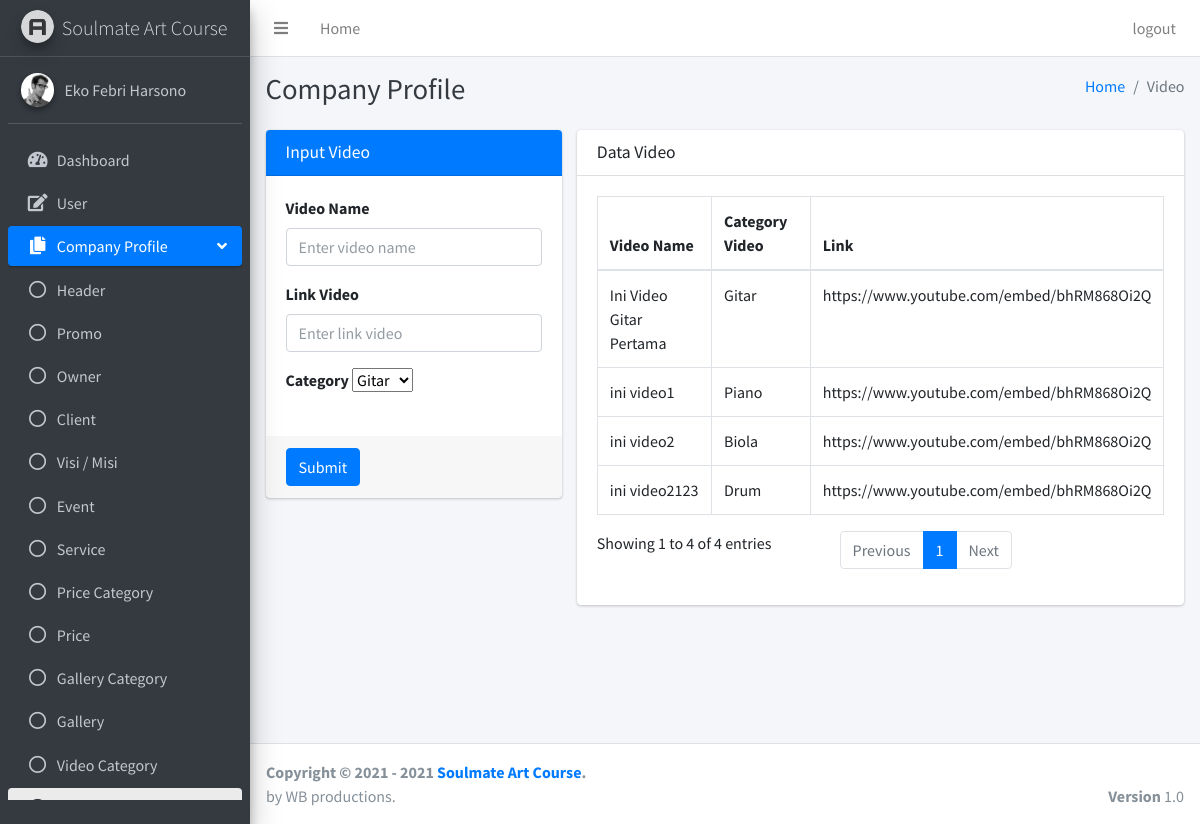
The page /pages/companyProfile/video.php (signed in) on the database its author committed.
### tables this page shows
CREATE TABLE `video` (
  `id_video` int(11) NOT NULL,
  `id_video_category` int(11) NOT NULL,
  `video_name` varchar(50) NOT NULL,
  `link` text NOT NULL
);

CREATE TABLE `video_category` (
  `id_video_category` int(11) NOT NULL,
  `category_name` varchar(50) NOT NULL
);

### pages/companyProfile/video.php (the view, shortened to what this page needs)
<?php
if ($_SESSION["id"] == null || $_SESSION["id"] == "") {
    header('Location: ../../login.php?status=4');
} else {
    $conn = OpenCon(); ?>
    <!DOCTYPE html>
    <html>
    <head>
        <link rel="stylesheet" href="../../plugins/fontawesome-free/css/all.min.css">
        <link rel="stylesheet" href="https://code.ionicframework.com/ionicons/2.0.1/css/ionicons.min.css">
        <link rel="stylesheet" href="../../plugins/sweetalert2-theme-bootstrap-4/bootstrap-4.min.css">
        <link rel="stylesheet" href="../../plugins/toastr/toastr.min.css">
        <link rel="stylesheet" href="../../dist/css/adminlte.min.css">
    </head>
    <body class="hold-transition sidebar-mini layout-fixed">
        <div class="wrapper">
            <?php include '../dashboard/navbar.php'; ?>
            <?php include '../sidebar/sidebarVideo.php'; ?>
            <div class="content-wrapper">
                <div class="content-header">
                    <div class="container-fluid">
                        <div class="row mb-2">
                            <div class="col-sm-6">
                                <h1 class="m-0 text-dark">Company Profile</h1>
                            </div>
                            <div class="col-sm-6">
                                <ol class="breadcrumb float-sm-right">
                                    <li class="breadcrumb-item"><a href="#">Home</a></li>
                                    <li class="breadcrumb-item active">Video</li>
                                </ol>
                            </div>
                        </div>
                    </div>
                </div>
                <section class="content">
                    <div class="container-fluid justify-content-center">
                        <div class="row">
                            <div class="col-md-4">
                                <div class="card card-primary">
                                    <div class="card-header">
                                        <h3 class="card-title">Input Video</h3>
                                    </div>
                                    <form role="form" enctype="multipart/form-data" method="POST" action="../../php/companyProfile/videoActions.php">
                                        <div class="card-body">
                                            <div class="form-group">
                                                <label for="exampleInputEmail1">Video Name</label>
                                                <input type="text" class="form-control" name="video_name" placeholder="Enter video name" required>
                                            </div>
                                            <div class="form-group">
                                                <label for="exampleInputEmail1">Link Video</label>
                                                <input type="text" class="form-control" name="link" placeholder="Enter link video" required>
                                            </div>
                                            <div class="form-group">
                                                <label for="exampleInputEmail1">Category</label>
                                                <select name="id_video_category" required>
                                                    <?php
                                                    $sql = "SELECT * FROM `video_category`";
                                                    $res = mysqli_query($conn, $sql);
                                                    while ($row = mysqli_fetch_array($res)) {
                                                    ?>
                                                        <option value="<?php echo $row['id_video_category']; ?>">
                                                            <?php echo $row['category_name']; ?></option>
                                                    <?php } ?>
                                                </select>
                                            </div>
                                        </div>
                                        <div class="card-footer">
                                            <button type="submit" class="btn btn-primary" name="submitInsertVideo">Submit</button>
                                        </div>
                                    </form>
                                </div>
                            </div>
                            <div class="col-md-8">
                                <div class="card">
                                    <div class="card-header">
                                        <h3 class="card-title">Data Video</h3>
                                    </div>
                                    <div class="card-body">
                                        <?php
                                        $sql = "SELECT video.video_name,video.id_video, video.link, video_category.category_name, video_category.id_video_category FROM `video` join video_category ON video.id_video_category = video_category.id_video_category";
                                        $res = mysqli_query($conn, $sql);
                                        ?>
                                        <table id="example2" class="table table-bordered table-hover">
                                            <thead>
                                                <tr>
                                                    <th>Video Name</th>
                                                    <th>Category Video</th>
                                                    <th>Link</th>
                                                </tr>
                                            </thead>
                                            <tbody>
                                                <?php while ($row = mysqli_fetch_array($res)) { ?>
                                                    <tr>
                                                        <td><?php echo $row['video_name']; ?></td>
                                                        <td><?php echo $row['category_name']; ?></td>
                                                        <td><?php echo $row['link']; ?></td>
                                                    </tr>
                                                <?php } ?>
                                            </tbody>
                                        </table>
                                    </div>
                                </div>
                            </div>
                        </div>
                    </div>
                </section>
            </div>
            <?php include '../dashboard/footer.php'; ?>
        </div>
    </body>
    </html>
<?php } ?>

### rows shown on the page
video: video_name "Ini Video Gitar Pertama", id_video_category.category_name "Gitar", link "https://www.youtube.com/embed/bhRM868Oi2Q"
video: video_name "ini video2", id_video_category.category_name "Biola", link "https://www.youtube.com/embed/bhRM868Oi2Q"
video: video_name "ini video2123", id_video_category.category_name "Drum", link "https://www.youtube.com/embed/bhRM868Oi2Q"
video: video_name "ini video1", id_video_category.category_name "Piano", link "https://www.youtube.com/embed/bhRM868Oi2Q"

### other values the page prints
$_SESSION["user_name"] "Eko Febri Harsono"
form field id_video_category "Gitar"
